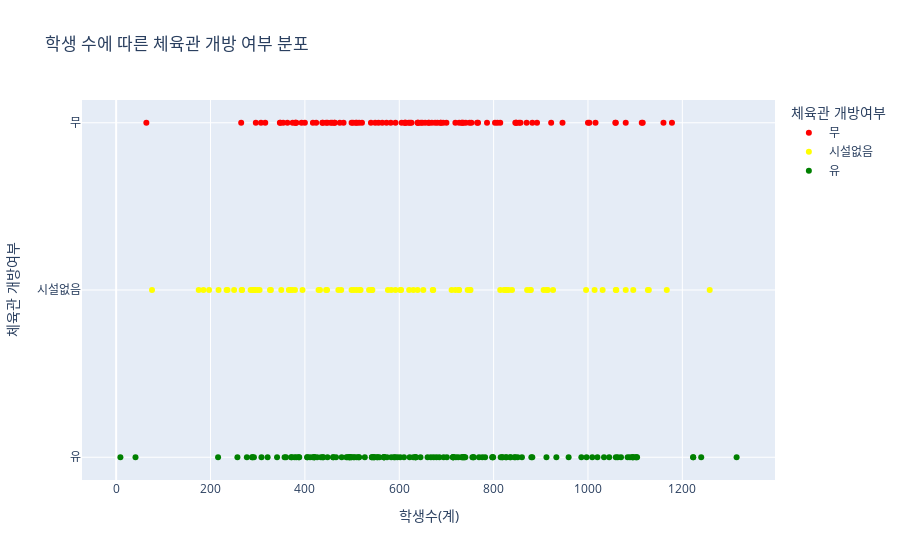

This figure's notebook cell:
### Code cell
# '학생수(계)' 열에서 괄호 안의 숫자를 제거하고 숫자로 변환
#info_hs['학생수(계)'] = info_hs['학생수(계)'].str.extract('(\d+)').astype(int)

# 그래프 그리기
fig = px.scatter(
    info_school, 
    x='학생수(계)', 
    y='체육관 개방여부', 
    color='체육관 개방여부', 
    text=None,  # 마우스를 대면 학교 이름 표시
    hover_data=['학교명'],
    title='학생 수에 따른 체육관 개방 여부 분포',
    color_discrete_map={'유': 'green', '무': 'red', '시설없음': 'yellow'},  # 색상 설정
)

# 그래프 출력
fig.show()

### Figure 1 — Plotly figure (JSON) as saved in the notebook; plotly's stock layout.template omitted (floating-point values rounded to 4 significant figures; data arrays with more than 128 entries replaced by an {"elided": "..."} marker saying what was removed)
{"data": [{"customdata": {"elided": "209x1 str values"}, "hovertemplate": "체육관 개방여부=%{y}<br>학생수(계)=%{x}<br>학교명=%{customdata[0]}<extra></extra>", "legendgroup": "무", "marker": {"color": "red", "symbol": "circle"}, "mode": "markers", "name": "무", "orientation": "v", "showlegend": true, "type": "scatter", "x": {"elided": "209 mixed values"}, "xaxis": "x", "y": {"elided": "209 str values"}, "yaxis": "y"}, {"customdata": {"elided": "196x1 str values"}, "hovertemplate": "체육관 개방여부=%{y}<br>학생수(계)=%{x}<br>학교명=%{customdata[0]}<extra></extra>", "legendgroup": "시설없음", "marker": {"color": "yellow", "symbol": "circle"}, "mode": "markers", "name": "시설없음", "orientation": "v", "showlegend": true, "type": "scatter", "x": {"elided": "196 mixed values"}, "xaxis": "x", "y": {"elided": "196 str values"}, "yaxis": "y"}, {"customdata": {"elided": "291x1 str values"}, "hovertemplate": "체육관 개방여부=%{y}<br>학생수(계)=%{x}<br>학교명=%{customdata[0]}<extra></extra>", "legendgroup": "유", "marker": {"color": "green", "symbol": "circle"}, "mode": "markers", "name": "유", "orientation": "v", "showlegend": true, "type": "scatter", "x": {"elided": "291 mixed values"}, "xaxis": "x", "y": {"elided": "291 str values"}, "yaxis": "y"}], "layout": {"legend": {"title": {"text": "체육관 개방여부"}, "tracegroupgap": 0}, "title": {"text": "학생 수에 따른 체육관 개방 여부 분포"}, "xaxis": {"anchor": "y", "domain": [0, 1], "title": {"text": "학생수(계)"}}, "yaxis": {"anchor": "x", "categoryarray": [null, "유", "시설없음", "무"], "categoryorder": "array", "domain": [0, 1], "title": {"text": "체육관 개방여부"}}}}
